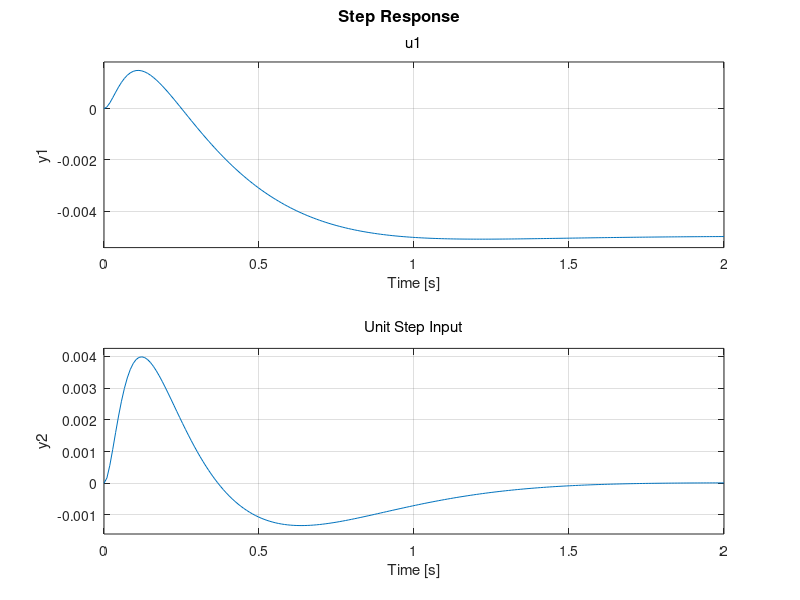

MATLAB code for this plot: (Note: this script raises an error after producing the figure.)
close all; clear; clc;

%% User Inputs
IC = [0; 0; deg2rad(180); 0];

%% System Definition
m = 0.2;%0.35;
M = 0.5;%2.2;
L = 0.3;%1.3;
b = 0.1;%0.25;
g = 9.8;
I = (1./3).*m.*L.*L;

%% NonLinear EOM Simulation - Newtonian Dynamics Model

%% Linear EOM Simulation - Newtonian Dynamics Model
denom = (I.*(M+m)) + (M.*m.*(L.^2));
A11 = 1;
A22 = (-1.*(I+(m.*(L.^2))).*b)./denom;
A23 = ((m.^2).*g.*(L.^2))./denom;
A34 = 1;
A42 = -1.*(m.*L.*b)./denom;
A43 = (m.*g.*L.*(M+m))./denom;
A = zeros(4);
A(1,2) = A11;
A(2,2) = A22;
A(2,3) = A23;
A(3,4) = A34;
A(4,2) = A42;
A(4,3) = A43;

% B Matrix
B21 = (I+(m.*(L.^2)))./denom;
B41 = (m.*L)/denom;
B = zeros(4,1);
B(2,1) = B21;
B(4,1) = B41;

% C Matrix
C = zeros(2, 4);
C(1,1) = 1;
C(2,3) = 1;
%C = eye(4);

% D Matrix
D = zeros(2,1);

% Create a Matlab State Space Model
linSys = ss(A,B,C,D);

%% Break Linear Assumption
% Show IC's vs Time where linear assumptions break

%% Stability -> HW 4 type of analysis
[eigVectors, eigValues] = eig(A);
isLinSysStable = isstable(linSys);

%% Controlability -> HW 5 type of analysis
P = [B, A*B, A*A*B, A*A*A*B];
rankOfP = rank(P);

%% Observability -> HW 5 type of analysis
Q = [C;...
    C*A;...
    C*A*A;...
    C*A*A*A];
rankOfQ = rank(Q);

% %% Initial Condition Response
% [yIc,tIc] = initial(linSys, IC);
% figure()
% plot(tIc, yIc);
% grid on
% xlabel('Time [sec]')
% ylabel('Initial Condition Response')
% 
% %% Step Response
% [yStep,tStep] = step(linSys);
% %stepInfo = stepinfo(linSys); -> only works for stable system needs to
% %reach steady state
% figure()
% plot(tStep, yStep);
% grid on
% xlabel('Time [sec]')
% ylabel('Step Response')
% 
% %% Impulse Response
% [yImpulse, tImpulse] = impulse(linSys);
% figure()
% plot(tImpulse, yImpulse);
% grid on
% xlabel('Time [sec]')
% ylabel('Impulse Response')
% 
% %% General Response
% tGeneralResponse = 0:1E-3:10;
% omega = 2*pi;
% uGeneralResponse = sin(omega*tGeneralResponse);
% yGeneralResponse = lsim(linSys, uGeneralResponse, tGeneralResponse);
% figure()
% plot(tGeneralResponse, yGeneralResponse);
% grid on
% xlabel('Time [sec]')
% ylabel('General Response')

%% Pole Placement
desPO = 10;
tSettle = 1;
inputPercent = 2;
zeta = (-1*log(desPO./100))/((pi.^2) + (desPO./100));
wn = (-1*log(inputPercent./100))./(tSettle.*zeta);
% Source: https://www.mathworks.com/help/control/ref/place.html
linSysPole = pole(linSys);
eqn = [1, 2.1, 3.4, 2.7.*wn, wn.^2];
p = roots(eqn);
stableP = p(real(p) == min(real(p)));
p = [stableP(1); stableP(2); 5*min(real(stableP)); 10*min(real(stableP))];
[K, prec] = place(A,B,p);
closeLoopA = A - (B*K);
closeLoopSysPolePlace = ss(closeLoopA, B, C, D);

figure(1);
hold on
step(closeLoopSysPolePlace)
grid on
title('Unit Step Input')
stepinfo(closeLoopSysPolePlace)

figure(2);
hold on
impulse(closeLoopSysPolePlace)
title('Unit Impulse Input')
grid on

%% LQR Controller

%% System Response

% y = lsim(sys,u,t,IC)
% https://www.mathworks.com/help/control/ref/dynamicsystem.lsim.html
